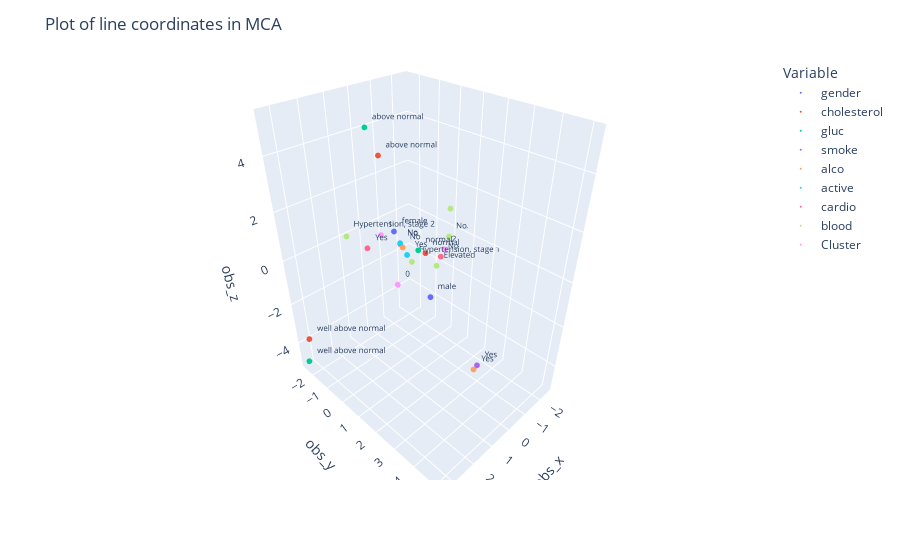

Notebook code cell kept with this figure:
### Markdown cell above
The perceptual map reveals valuable insights. Categories closely associated with the presence of cardiovascular disease include cholesterol and glucose above normal levels. Conversely, categories closely associated with the absence of disease are normal blood pressure, hypotension, elevated blood pressure, Cluster 2, and normal cholesterol levels.

However, it's important to note that this analysis captures only 23.76% of the dataset's variability.

### Code cell
mca = prince.MCA(n_components=3).fit(df_formatted_categorical)
standard_coord = mca.column_coordinates(df_formatted_categorical) / np.sqrt(mca.eigenvalues_)
coord_obs = mca.row_coordinates(df_formatted_categorical)
coord_obs.rename(columns={0: 'dim1_acm', 1: 'dim2_acm', 2: 'dim3_acm'}, inplace=True)

chart = standard_coord.reset_index()
var_chart = pd.Series(chart['index'].str.split('_', expand=True).iloc[:,0])

name_categ=[]
for col in df_formatted_categorical:
    name_categ.append(df_formatted_categorical[col].sort_values(ascending=True).unique())
    categories = pd.DataFrame(name_categ).stack().reset_index()

chart_df_mca = pd.DataFrame({'category': chart['index'],
                             'obs_x': chart[0],
                             'obs_y': chart[1],
                             'obs_z': chart[2],
                             'variable': var_chart,
                             'category_id': categories[0]})

fig = px.scatter_3d(chart_df_mca, 
                    x='obs_x', 
                    y='obs_y', 
                    z='obs_z',
                    color='variable',
                    text=chart_df_mca.category_id) 

fig.update_traces(textposition='top right', textfont_size=8, marker_size=2)

fig.update_layout(title='Plot of line coordinates in MCA',
                  xaxis_title='Dimension 1',
                  yaxis_title='Dimension 2',
                  legend_title='Variable')
fig.show()

### Figure 1 — Plotly figure (JSON) as saved in the notebook; plotly's stock layout.template omitted (floating-point values rounded to 4 significant figures)
{"data": [{"hovertemplate": "variable=gender<br>obs_x=%{x}<br>obs_y=%{y}<br>obs_z=%{z}<br>category_id=%{text}<extra></extra>", "legendgroup": "gender", "marker": {"color": "#636efa", "size": 2, "symbol": "circle"}, "mode": "markers+text", "name": "gender", "scene": "scene", "showlegend": true, "text": ["female", "male"], "textfont": {"size": 8}, "textposition": "top right", "type": "scatter3d", "x": [-0.4524, 0.8418], "y": [-1.132, 2.106], "z": [0.239, -0.4447]}, {"hovertemplate": "variable=cholesterol<br>obs_x=%{x}<br>obs_y=%{y}<br>obs_z=%{z}<br>category_id=%{text}<extra></extra>", "legendgroup": "cholesterol", "marker": {"color": "#EF553B", "size": 2, "symbol": "circle"}, "mode": "markers+text", "name": "cholesterol", "scene": "scene", "showlegend": true, "text": ["above normal", "normal", "well above normal"], "textfont": {"size": 8}, "textposition": "top right", "type": "scatter3d", "x": [1.15, -0.7241, 3.339], "y": [0.09567, 0.3101, -2.126], "z": [4.158, -0.2145, -3.528]}, {"hovertemplate": "variable=gluc<br>obs_x=%{x}<br>obs_y=%{y}<br>obs_z=%{z}<br>category_id=%{text}<extra></extra>", "legendgroup": "gluc", "marker": {"color": "#00cc96", "size": 2, "symbol": "circle"}, "mode": "markers+text", "name": "gluc", "scene": "scene", "showlegend": true, "text": ["above normal", "normal", "well above normal"], "textfont": {"size": 8}, "textposition": "top right", "type": "scatter3d", "x": [1.624, -0.4405, 3.331], "y": [0.1244, 0.2103, -2.466], "z": [5.17, -0.002056, -5.01]}, {"hovertemplate": "variable=smoke<br>obs_x=%{x}<br>obs_y=%{y}<br>obs_z=%{z}<br>category_id=%{text}<extra></extra>", "legendgroup": "smoke", "marker": {"color": "#ab63fa", "size": 2, "symbol": "circle"}, "mode": "markers+text", "name": "smoke", "scene": "scene", "showlegend": true, "text": ["No", "Yes"], "textfont": {"size": 8}, "textposition": "top right", "type": "scatter3d", "x": [-0.17, 1.758], "y": [-0.4819, 4.984], "z": [0.09286, -0.9605]}, {"hovertemplate": "variable=alco<br>obs_x=%{x}<br>obs_y=%{y}<br>obs_z=%{z}<br>category_id=%{text}<extra></extra>", "legendgroup": "alco", "marker": {"color": "#FFA15A", "size": 2, "symbol": "circle"}, "mode": "markers+text", "name": "alco", "scene": "scene", "showlegend": true, "text": ["No", "Yes"], "textfont": {"size": 8}, "textposition": "top right", "type": "scatter3d", "x": [-0.1199, 2.11], "y": [-0.2919, 5.133], "z": [0.04356, -0.7661]}, {"hovertemplate": "variable=active<br>obs_x=%{x}<br>obs_y=%{y}<br>obs_z=%{z}<br>category_id=%{text}<extra></extra>", "legendgroup": "active", "marker": {"color": "#19d3f3", "size": 2, "symbol": "circle"}, "mode": "markers+text", "name": "active", "scene": "scene", "showlegend": true, "text": ["No", "Yes"], "textfont": {"size": 8}, "textposition": "top right", "type": "scatter3d", "x": [0.04706, -0.01149], "y": [-0.2434, 0.05941], "z": [0.3272, -0.07986]}, {"hovertemplate": "variable=cardio<br>obs_x=%{x}<br>obs_y=%{y}<br>obs_z=%{z}<br>category_id=%{text}<extra></extra>", "legendgroup": "cardio", "marker": {"color": "#FF6692", "size": 2, "symbol": "circle"}, "mode": "markers+text", "name": "cardio", "scene": "scene", "showlegend": true, "text": ["No", "Yes"], "textfont": {"size": 8}, "textposition": "top right", "type": "scatter3d", "x": [-1.344, 1.346], "y": [0.5278, -0.5283], "z": [-0.5641, 0.5647]}, {"hovertemplate": "variable=blood<br>obs_x=%{x}<br>obs_y=%{y}<br>obs_z=%{z}<br>category_id=%{text}<extra></extra>", "legendgroup": "blood", "marker": {"color": "#B6E880", "size": 2, "symbol": "circle"}, "mode": "markers+text", "name": "blood", "scene": "scene", "showlegend": true, "text": ["Elevated", "Hypertension, stage 1", "Hypertension, stage 2", "Hypotension", "Normal"], "textfont": {"size": 8}, "textposition": "top right", "type": "scatter3d", "x": [-1.202, -0.2233, 2.237, -2.539, -2.066], "y": [0.4454, 0.08772, -0.4614, -0.1209, 0.2705], "z": [-0.9604, -0.4766, 1.469, 0.8234, -0.08006]}, {"hovertemplate": "variable=Cluster<br>obs_x=%{x}<br>obs_y=%{y}<br>obs_z=%{z}<br>category_id=%{text}<extra></extra>", "legendgroup": "Cluster", "marker": {"color": "#FF97FF", "size": 2, "symbol": "circle"}, "mode": "markers+text", "name": "Cluster", "scene": "scene", "showlegend": true, "text": [0, 1, 2], "textfont": {"size": 8}, "textposition": "top right", "type": "scatter3d", "x": [1.551, 0.0431, -1.488], "y": [1.254, -1.326, 0.5673], "z": [0.01361, 0.2065, -0.2812]}], "layout": {"legend": {"title": {"text": "Variable"}, "tracegroupgap": 0}, "margin": {"t": 60}, "scene": {"domain": {"x": [0, 1], "y": [0, 1]}, "xaxis": {"title": {"text": "obs_x"}}, "yaxis": {"title": {"text": "obs_y"}}, "zaxis": {"title": {"text": "obs_z"}}}, "title": {"text": "Plot of line coordinates in MCA"}, "xaxis": {"title": {"text": "Dimension 1"}}, "yaxis": {"title": {"text": "Dimension 2"}}}}
